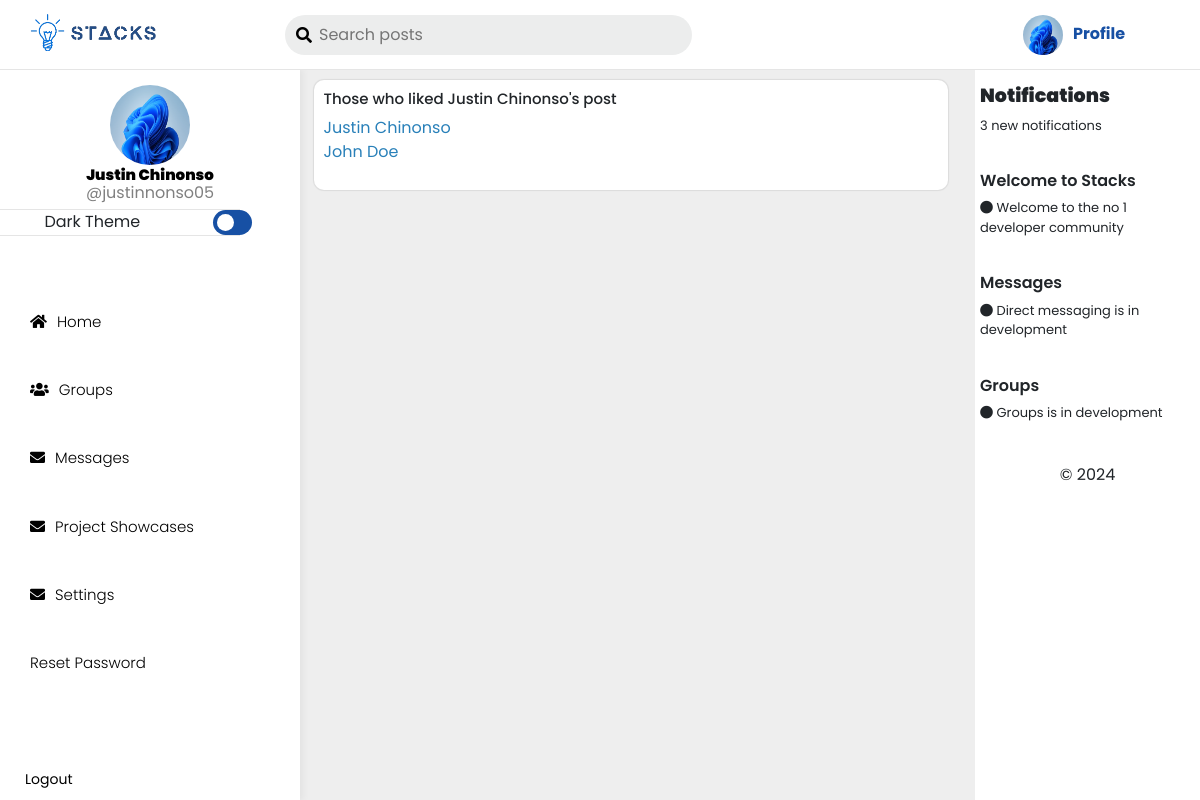
The page /liked-post/104/ (signed in) on the database its author committed.
### user/models.py (models this page shows, shortened)
class Profile(models.Model):
	user = models.OneToOneField(User, on_delete = models.CASCADE)
	verified = models.BooleanField(default=False)
	full_name = models.CharField(max_length = 200)
	Profile_picture = models.ImageField(blank = True, null = True, default = '', upload_to = 'profile_pics')
	bio = models.TextField(max_length = 150, default = "", blank = True, null = True)
	tech_stack = models.CharField(max_length =100, default = "", blank = True, null = True)
	current_city = models.CharField(max_length = 100, default = "", blank = True, null = True)
	Website_or_Portfolio_link = models.URLField(default = "", blank = True, null = True)
	likes = models.ManyToManyField(User, related_name='liked_profile', blank=True)

### main/models.py (models this page shows, shortened)
class Post(models.Model):
	author = models.ForeignKey(Profile, on_delete = models.CASCADE)
	Post_image = models.ImageField(blank = True, null = True, default = None, verbose_name = "Add Image", upload_to = 'Post_images')
	date_posted = models.DateTimeField(default = timezone.now)
	content = models.TextField()
	likes = models.ManyToManyField(User, related_name='liekd_posts', blank=True)

### main/views.py (the view)
# urls.py: path('liked-post/<int:post_id>/', views.liked_posts, name = 'liked-post'),
@login_required
def liked_posts(request, post_id):
	post = get_object_or_404(Post, pk=post_id)
	users = post.likes.all()
	profiles = Profile.objects.filter(user__in=users)
	context = {
		'profiles': profiles,
		'post': post
		}
	return render(request, 'main/liked_posts.html', context)

### main/templates/main/liked_posts.html (shortened to what this page needs)
{% extends "main/base.html" %}
{% load static %}
	{% block content %}
    <div class="profile-container" id="allPosts">
		<div class="profile-content">
            <h2>Those who liked {{ post.author.full_name }}'s post</h2>
            <ul>
                {% for profile in profiles %}
                    <li><a href="{% url 'user-profile' profile.user.username %}">{{ profile.full_name }}</a></li>
                {% empty %}
                    <li>No one has liked this post yet</li>
                {% endfor %}
            </ul>
        </div>
    </div>
	{% endblock content%}

### main/templates/main/base.html (shortened to what this page needs)
{% load static %}
<!DOCTYPE html>
<html data-theme="light">
<head>
    <link rel="stylesheet" href="https://cdn.jsdelivr.net/npm/bootstrap@4.1.3/dist/css/bootstrap.min.css">
    <link rel="stylesheet" href="https://cdnjs.cloudflare.com/ajax/libs/font-awesome/5.15.4/css/all.min.css">
	<link rel="stylesheet" type="text/css" href="{% static 'main/style.css' %}">
	<link rel="stylesheet" type="text/css" href="{% static 'main/darkstyle.css' %}" id="dark-mode-stylesheet">
</head>
<body>
	<header>
		<label class="logo dark"><a href="{% url 'home' %}"><img src="{% static 'main/stacks3.png' %}"></a></label>
		<div class="search"><form action="{% url 'search' %}" method="get" class="search-form" id="search_form"><button class="search" type="submit"><i id="search-icon" class="fa fa-search"></i></button><input class="search" type="search" name="key" placeholder="Search posts"></form>
		</div>
		<nav>
			{% if request.user.is_authenticated %}
				<div class="nav-logged">
					{% if request.user.profile.Profile_picture %}
						<a class="top-profile-des" href="{% url 'user-profile' request.user.username %}"><img class="top-profile" src="{{ request.user.profile.Profile_picture.url }}">Profile</a>
					{% else %}
						<a class="top-profile-des" href="{% url 'user-profile' request.user.username %}"><img class="top-profile" src="{% static 'main/default.jpg' %}">Profile</a>
						<a class="top-profile-mob" href="#" id="top-profile"><img class="top-profile" src="{% static 'main/default.jpg' %}"></a>
					{% endif %}
				</div>
			{% else %}
				<div class="nav-no-logged">
					<a class="login" href="{% url 'welcome' %}">Go back</a>
			{% endif %}
		</nav>
	</header>
	<div class="content" id="dynamic-element1">
		<div class="menu" id="menu">
			<div class="user">
				{% if request.user.is_authenticated %}
					{% if request.user.profile.Profile_picture %}
						<p><a href="{% url 'user-profile' request.user.username %}"><img src="{{ request.user.profile.Profile_picture.url }}"></a></p>
					{% else %}
						<p><a href="{% url 'user-profile' request.user.username %}"><img src="{% static 'main/default.jpg' %}"></a></p>
					{% endif %}
					<p class="fullname"><a class="post-author" href="{% url 'user-profile' request.user.username %}">{{ user.profile.full_name }}</a></p>
					<p class="username">@{{ request.user.username }}</p>
				{% else %}
					<a href="{% url 'login' %}">Login</a>
			{% endif %}
			</div><hr>
			<div class="dark-theme">
                <label>Dark Theme</label>
                <label class="switch" title="Toggle light/dark mode">
                    <span class="slider round"></span>
                </label>
            </div><hr>
			<div class="menu-items">
				<a class="desk-item" href="{% url 'home' %}"><i class="fa fa-home"></i>Home</a>
				<a class="desk-item" href="{% url 'groups' %}"><i class="fa fa-users"></i>Groups</a>
				<a class="desk-item" href="{% url 'message' %}"><i class="fa fa-envelope"></i>Messages</a>
				<a class="desk-item" href="{% url 'message' %}"><i class="fa fa-envelope"></i>Project Showcases</a>
				<a class="desk-item" href="{% url 'message' %}"><i class="fa fa-envelope"></i>Settings</a>
				<a class="desk-item" href="{% url 'password_reset' %}">Reset Password</a>
				{% if request.user.is_authenticated %}
				<form method="POST" action="{% url 'logout' %}">
					<button type="submit" class="logout"> Logout</button>
				</form>
				{% else %}
				<a href="{% url 'login' %}"><i class="fa fa-sign-in"></i>Login</a>
				{% endif %}
			</div>
		</div>
		{% block content %}{% endblock %}
		<div class="right-side" id="right-side">
			<div class="discover">
			 	<h4>Notifications</h4>
			 	<p>3 new notifications</p>
			</div>
			<div class="discover">
			 	<h2>Welcome to Stacks</h2>
			 	<p><i class="fa fa-circle"></i>&nbsp;Welcome to the no 1 developer community</p>
			</div>
			<div class="discover">
			 	<h2>Messages</h2>
			 	<p><i class="fa fa-circle"></i>&nbsp;Direct messaging is in development</p>
			</div>
			<div class="discover">
				<h2>Groups</h2>
				<p><i class="fa fa-circle"></i>&nbsp;Groups is in development</p>
		   </div>
		 	<div class="copywright">
				<div>&copy; 2024</div>
			</div>
		</div>
	</div>
</body>
</html>

### main/static/main/darkstyle.css (style rules this page uses)
hr { border-color: rgba(255, 255, 255, .2); }
i.fa-search { color: #2980b9; }
header { background-color: #181b20; }
div.content, div.menu, body { background-color: #1c1f27; }
label, p, h1, h2, h3, h4 { color: white; }
a.top-profile-des { color: #2980b9; }
div.user, div.posts, div.featured-wrapper, div.create-post, div.profile-content, div.login-content, div.signup-content, div.settings-container, div.dark-theme, div.photo-grid, div.discover { background-color: rgba(255, 255, 255, .1); }
div.user p.fullname a, div.author a { color: white; }
div.user p.username, div.posts span.date { color: rgba(255, 255, 255, .9); }
div.menu-items { background-color: rgba(255, 255, 255, .1); }
div.menu-items a, div.menu-items a i, button.logout { color: rgb(240, 240, 240); }
div.search input { color: white; background-color: rgba(255, 255, 255, .1); }
div.search input::placeholder, div.create-post textarea::placeholder, footer { color: white; }
div.copywright div { color: white; }
label.dark { display: none !important; }

### main/templates/main/liked_posts.html (style rules this page uses)
ul { list-style: none; }
div.profile-content a { text-decoration: none; color: #2980b9;; }
div.profile-content { padding: 10px; }
div.profile-content h2 { font-size: 15px; }

### main/templates/main/base.html (style rules this page uses)
div.right-side h2 { font-size: 16px; font-weight: 600; }

### rows shown on the page
Post: author.full_name "Justin Chinonso"
Profile: full_name "Justin Chinonso"
Profile: full_name "John Doe"

### other values the page prints
{{ user.profile.full_name }} "Justin Chinonso"
{{ request.user.username }} "justinnonso05"
